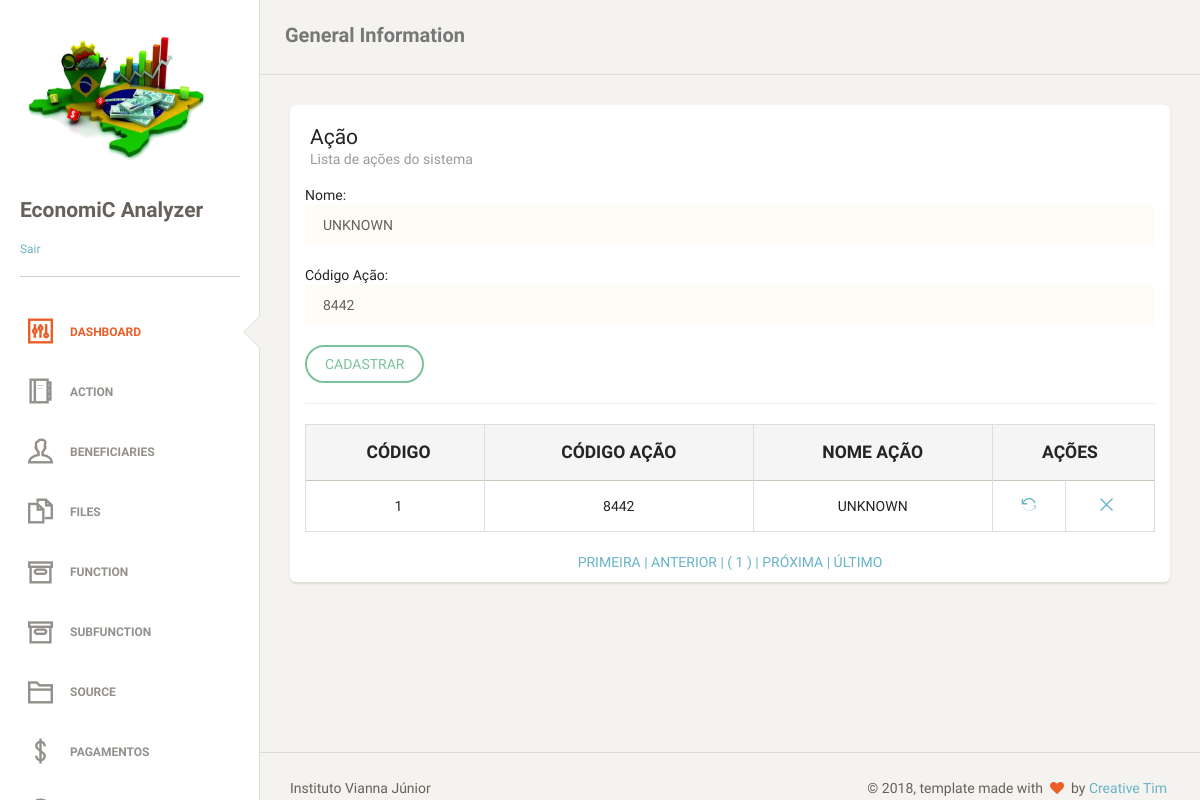
The app's page /action.php?act=upd&id=1 (signed in) with its own data.
### tables this page shows
CREATE TABLE `tb_action` (
  `id_action` int(11) NOT NULL AUTO_INCREMENT,
  `str_cod_action` varchar(4) NOT NULL,
  `str_name_action` varchar(255) DEFAULT NULL,
  PRIMARY KEY (`id_action`),
  UNIQUE KEY `str_cod_action_UNIQUE` (`str_cod_action`)
);

### classes/action.php (called while the page is built)
<?php
class action
{
    private $id_action;
    private $str_cod_action;
    private $str_name_action;
    public function __construct($id_action, $str_cod_action, $str_name_action)
    {
        $this->id_action = $id_action;
        $this->str_cod_action = $str_cod_action;
        $this->str_name_action = $str_name_action;
    }
    public function getIdAction()
    {
        return $this->id_action;
    }
    public function setIdAction($id_action)
    {
        $this->id_action = $id_action;
    }
    public function getStrCodAction()
    {
        return $this->str_cod_action;
    }
    public function setStrCodAction($str_cod_action)
    {
        $this->str_cod_action = $str_cod_action;
    }
    public function getStrNameAction()
    {
        return $this->str_name_action;
    }
    public function setStrNameAction($str_name_action)
    {
        $this->str_name_action = $str_name_action;
    }
}

### action.php (the view, shortened to what this page needs)
<?php
require_once "classes/template.php";
require_once "dao/actionDAO.php";
require_once "classes/action.php";
$object = new actionDAO();
if ($_SERVER['REQUEST_METHOD'] == 'POST') {
    $id = (isset($_POST["id"]) && $_POST["id"] != null) ? $_POST["id"] : "";
    $str_cod_action = (isset($_POST["str_cod_action"]) && $_POST["str_cod_action"] != null) ? $_POST["str_cod_action"] : "";
    $str_name_action = (isset($_POST["str_name_action"]) && $_POST["str_name_action"] != null) ? $_POST["str_name_action"] : "";
} else if (!isset($id)) {
    $id = (isset($_GET["id"]) && $_GET["id"] != null) ? $_GET["id"] : "";
    $str_cod_action = NULL;
    $str_name_action = NULL;
}
if (isset($_REQUEST["act"]) && $_REQUEST["act"] == "upd" && $id != "") {
    $action = new action($id, '', '');
    $resultado = $object->atualizar($action);
    $str_cod_action = $resultado->getStrCodAction();
    $str_name_action = $resultado->getStrNameAction();
}
?>
<div class='content' xmlns="http://www.w3.org/1999/html">
    <div class='container-fluid'>
        <div class='row'>
            <div class='col-md-12'>
                <div class='card'>
                    <div class='header'>
                        <h4 class='title'>Ação</h4>
                        <p class='category'>Lista de ações do sistema</p>
                    </div>
                    <div class='content table-responsive'>
                        <form action="?act=save&id=" method="POST" name="form1">
                            Nome:
                            <input class="form-control" type="text" size="50" name="str_name_action" value="<?php
                            echo (isset($str_name_action) && ($str_name_action != null || $str_name_action != "")) ? $str_name_action : '';
                            ?>"/>
                            <br/>
                            Código Ação:
                            <input class="form-control" type="text" size="10" name="str_cod_action" value="<?php
                            echo (isset($str_cod_action) && ($str_cod_action != null || $str_cod_action != "")) ? $str_cod_action : '';
                            ?>"/>
                            <br/>
                            <input class="btn btn-success" type="submit" value="CADASTRAR">
                            <hr>
                        </form>
                        <?php
                        $object->tabelapaginada();
                        ?>
                    </div>
                </div>
            </div>
        </div>
    </div>
</div>

### dao/actionDAO.php (shortened to what this page needs)
<?php
require_once "classes/action.php";
class actionDAO
{
    public function atualizar($action)
    {
        global $pdo;
        try {
            $statement = $pdo->prepare("SELECT id_action, str_cod_action, str_name_action FROM tb_action WHERE id_action = :id");
            $statement->bindValue(":id", $action->getIdAction());
            if ($statement->execute()) {
                $rs = $statement->fetch(PDO::FETCH_OBJ);
                $action->setIdAction($rs->id_action);
                $action->setStrCodAction($rs->str_cod_action);
                $action->setStrNameAction($rs->str_name_action);
                return $action;
            } else {
                throw new PDOException("<script> alert('Não foi possível executar a declaração SQL !'); </script>");
            }
        } catch (PDOException $erro) {
            return "Erro: " . $erro->getMessage();
        }
    }
    public function tabelapaginada()
    {
        global $pdo;
        $endereco = $_SERVER ['PHP_SELF'];
        $pagina_atual = (isset($_GET['page']) && is_numeric($_GET['page'])) ? $_GET['page'] : 1;
        $linha_inicial = ($pagina_atual - 1) * QTDE_REGISTROS;
        $sql = "SELECT id_action, str_cod_action, str_name_action FROM tb_action LIMIT {$linha_inicial}, " . QTDE_REGISTROS;
        $statement = $pdo->prepare($sql);
        $statement->execute();
        $dados = $statement->fetchAll(PDO::FETCH_OBJ);
        $sqlContador = "SELECT COUNT(*) AS total_registros FROM tb_action";
        $statement = $pdo->prepare($sqlContador);
        $statement->execute();
        $valor = $statement->fetch(PDO::FETCH_OBJ);
        $primeira_pagina = 1;
        $ultima_pagina = ceil($valor->total_registros / QTDE_REGISTROS);
        $pagina_anterior = ($pagina_atual > 1) ? $pagina_atual - 1 : 0;
        $proxima_pagina = ($pagina_atual < $ultima_pagina) ? $pagina_atual + 1 : 0;
        $range_inicial = (($pagina_atual - RANGE_PAGINAS) >= 1) ? $pagina_atual - RANGE_PAGINAS : 1;
        $range_final = (($pagina_atual + RANGE_PAGINAS) <= $ultima_pagina) ? $pagina_atual + RANGE_PAGINAS : $ultima_pagina;
        $exibir_botao_inicio = ($range_inicial < $pagina_atual) ? 'mostrar' : 'esconder';
        $exibir_botao_final = ($range_final > $pagina_atual) ? 'mostrar' : 'esconder';
        if (!empty($dados)):
            echo "
     <table class='table table-striped table-bordered'>
     <thead>
       <tr style='text-transform: uppercase;' class='active'>
        <th style='text-align: center; font-weight: bolder;'>Código</th>
        <th style='text-align: center; font-weight: bolder;'>Código Ação</th>
        <th style='text-align: center; font-weight: bolder;'>Nome Ação</th>
        <th style='text-align: center; font-weight: bolder;' colspan='2'>Ações</th>
       </tr>
     </thead>
     <tbody>";
            foreach ($dados as $acti):
                echo "<tr>
        <td style='text-align: center'>$acti->id_action</td>
        <td style='text-align: center'>$acti->str_cod_action</td>
        <td style='text-align: center'>$acti->str_name_action</td>
        <td style='text-align: center'><a href='?act=upd&id=$acti->id_action' title='Alterar'><i class='ti-reload'></i></a></td>
        <td style='text-align: center'><a href='?act=del&id=$acti->id_action' title='Remover'><i class='ti-close'></i></a></td>
       </tr>";
            endforeach;
            echo "
</tbody>
     </table>
     <div class='box-paginacao' style='text-align: center'>
       <a class='box-navegacao  $exibir_botao_inicio' href='$endereco?page=$primeira_pagina' title='Primeira Página'> PRIMEIRA  |</a>
       <a class='box-navegacao  $exibir_botao_inicio' href='$endereco?page=$pagina_anterior' title='Página Anterior'> ANTERIOR  |</a>
";
            for ($i = $range_inicial; $i <= $range_final; $i++):
                $destaque = ($i == $pagina_atual) ? 'destaque' : '';
                echo "<a class='box-numero $destaque' href='$endereco?page=$i'> ( $i ) </a>";
            endfor;
            echo "<a class='box-navegacao $exibir_botao_final' href='$endereco?page=$proxima_pagina' title='Próxima Página'>| PRÓXIMA  </a>
                  <a class='box-navegacao $exibir_botao_final' href='$endereco?page=$ultima_pagina'  title='Última Página'>| ÚLTIMO  </a>
     </div>";
        else:
            echo "<p class='bg-danger'>Nenhum registro foi encontrado!</p>
     ";
        endif;
    }
}

### records on screen
tb_action: str_name_action "UNKNOWN", str_cod_action "8442", id_action "1"
